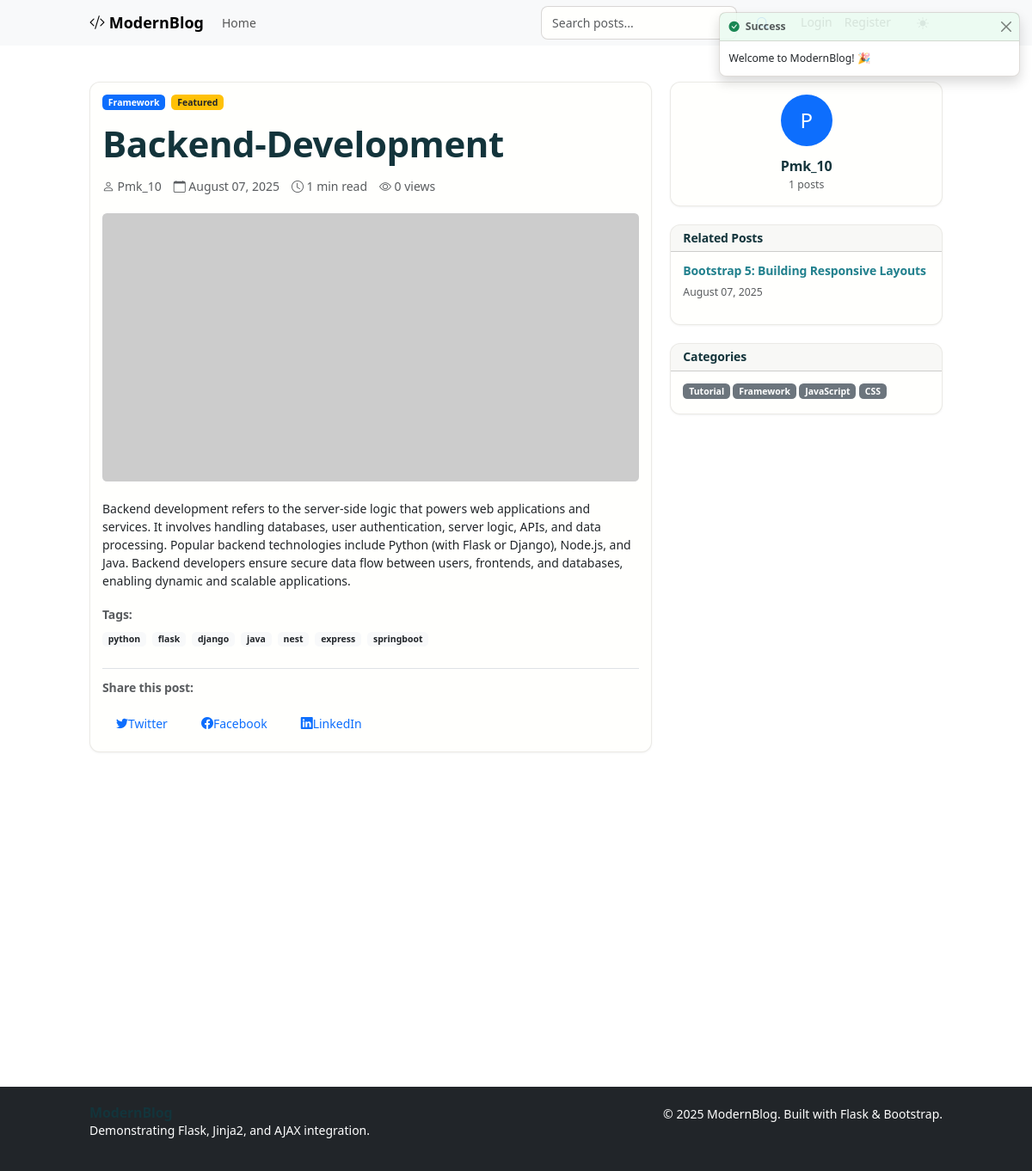
/post/6, run on the app's committed database.
### models.py (models this page shows, shortened)
class Category(db.Model):
    __tablename__ = 'category'
    id = db.Column(db.Integer, primary_key=True)
    name = db.Column(db.String(50), unique=True, nullable=False, index=True)
    description = db.Column(db.Text)
    color = db.Column(db.String(7), default='#007bff')  # Hex color code
    icon = db.Column(db.String(50), default='bi-folder')  # Bootstrap icon class
    slug = db.Column(db.String(60), unique=True, index=True)
    date_created = db.Column(db.DateTime, default=datetime.utcnow, nullable=False)
    posts = db.relationship('BlogPost', backref='category', lazy='dynamic')

class BlogPost(db.Model):
    __tablename__ = 'blog_post'
    id = db.Column(db.Integer, primary_key=True)
    title = db.Column(db.String(200), nullable=False, index=True)
    content = db.Column(db.Text, nullable=False)
    excerpt = db.Column(db.String(500))
    slug = db.Column(db.String(250), unique=True, index=True)
    meta_description = db.Column(db.String(160))
    featured_image = db.Column(db.String(200))
    published = db.Column(db.Boolean, default=True, nullable=False)
    featured = db.Column(db.Boolean, default=False, nullable=False)
    allow_comments = db.Column(db.Boolean, default=True, nullable=False)
    read_time = db.Column(db.String(20), default='5 min read')
    view_count = db.Column(db.Integer, default=0, nullable=False)
    date_created = db.Column(db.DateTime, default=datetime.utcnow, nullable=False, index=True)
    date_modified = db.Column(db.DateTime, default=datetime.utcnow, onupdate=datetime.utcnow)
    date_published = db.Column(db.DateTime)
    author_id = db.Column(db.Integer, db.ForeignKey('user.id'), nullable=False)
    category_id = db.Column(db.Integer, db.ForeignKey('category.id'), nullable=False)
    tags = db.relationship('Tag', secondary=post_tags, lazy='subquery',
                          backref=db.backref('posts', lazy=True))
    comments = db.relationship('Comment', backref='post', lazy='dynamic',
                              cascade='all, delete-orphan')
    @property
    def comment_count(self):
        return self.comments.filter_by(approved=True).count()

class User(UserMixin, db.Model):
    __tablename__ = 'user'
    id = db.Column(db.Integer, primary_key=True)
    username = db.Column(db.String(80), unique=True, nullable=False, index=True)
    email = db.Column(db.String(120), unique=True, nullable=False, index=True)
    password_hash = db.Column(db.String(255), nullable=False)
    first_name = db.Column(db.String(50))
    last_name = db.Column(db.String(50))
    bio = db.Column(db.Text)
    avatar_url = db.Column(db.String(200))
    is_active = db.Column(db.Boolean, default=True, nullable=False)
    is_admin = db.Column(db.Boolean, default=False, nullable=False)
    email_confirmed = db.Column(db.Boolean, default=False, nullable=False)
    date_created = db.Column(db.DateTime, default=datetime.utcnow, nullable=False)
    last_seen = db.Column(db.DateTime, default=datetime.utcnow)
    posts = db.relationship('BlogPost', backref='author', lazy='dynamic', cascade='all, delete-orphan')
    comments = db.relationship('Comment', backref='author', lazy='dynamic', cascade='all, delete-orphan')
    @property
    def full_name(self):
        if self.first_name and self.last_name:
            return f"{self.first_name} {self.last_name}"
        return self.username
    @property
    def post_count(self):
        return self.posts.count()

class Tag(db.Model):
    __tablename__ = 'tag'
    id = db.Column(db.Integer, primary_key=True)
    name = db.Column(db.String(30), unique=True, nullable=False, index=True)
    description = db.Column(db.String(200))
    color = db.Column(db.String(7), default='#6c757d')  # Hex color code
    date_created = db.Column(db.DateTime, default=datetime.utcnow, nullable=False)

### app.py (the view)
@app.route('/post/<int:post_id>')
def post_detail(post_id):
    from models import BlogPost
    post = BlogPost.query.get_or_404(post_id)
    related_posts = BlogPost.query.filter(
        BlogPost.category_id == post.category_id,
        BlogPost.id != post_id
    ).limit(3).all()
    comments = post.comments.filter_by(approved=True).order_by('date_created').all()
    return render_template('blog/post_detail.html',
                         post=post,
                         related_posts=related_posts,
                         comments=comments,
                         title=post.title)

### templates/blog/post_detail.html (shortened to what this page needs)
{% extends "base.html" %}
{% block content %}
<div class="container my-5">
    <div class="row">
        <div class="col-lg-8">
            <article class="card">
                <div class="card-body">
                    <div class="mb-4">
                        <div class="d-flex align-items-center mb-3">
                            <span class="badge bg-primary me-2">{{ post.category.name }}</span>
                            {% if post.featured %}
                                <span class="badge bg-warning text-dark">Featured</span>
                            {% endif %}
                        </div>
                        <h1 class="display-5 fw-bold mb-3">{{ post.title }}</h1>
                        <div class="d-flex align-items-center text-muted">
                            <i class="bi bi-person me-1"></i>
                            <span class="me-3">{{ post.author.username }}</span>
                            <i class="bi bi-calendar me-1"></i>
                            <span class="me-3">{{ post.date_created.strftime('%B %d, %Y') }}</span>
                            <i class="bi bi-clock me-1"></i>
                            <span class="me-3">{{ post.read_time }}</span>
                            <i class="bi bi-eye me-1"></i>
                            <span>{{ post.view_count }} views</span>
                        </div>
                    </div>
                    {% if post.featured_image %}
                        <img src="{{ url_for('static', filename=post.featured_image) }}"
                             class="img-fluid rounded mb-4" alt="{{ post.title }}">
                    {% else %}
                        <img src="https://via.placeholder.com/800x400/007bff/ffffff?text={{ post.category.name }}+Post"
                             class="img-fluid rounded mb-4" alt="{{ post.title }}">
                    {% endif %}
                    <div class="post-content mb-4">
                        {{ post.content|safe }}
                    </div>
                    <div class="mb-4">
                        <h6 class="text-muted mb-2">Tags:</h6>
                        {% for tag in post.tags %}
                            <span class="badge bg-light text-dark me-1 mb-1">{{ tag.name }}</span>
                        {% endfor %}
                    </div>
                    <div class="border-top pt-3">
                        <h6 class="text-muted mb-3">Share this post:</h6>
                        <div class="d-flex">
                            <a href="#" class="btn btn-outline-primary btn-sm me-2" onclick="sharePost('twitter')">
                                <i class="bi bi-twitter"></i> Twitter
                            </a>
                            <a href="#" class="btn btn-outline-primary btn-sm me-2" onclick="sharePost('facebook')">
                                <i class="bi bi-facebook"></i> Facebook
                            </a>
                            <a href="#" class="btn btn-outline-primary btn-sm" onclick="sharePost('linkedin')">
                                <i class="bi bi-linkedin"></i> LinkedIn
                            </a>
                        </div>
                    </div>
                </div>
            </article>
        </div>
        <div class="col-lg-4">
            <div class="card mb-4">
                <div class="card-body text-center">
                    <div class="bg-primary text-white rounded-circle d-inline-flex align-items-center justify-content-center mb-3"
                         style="width: 60px; height: 60px; font-size: 24px;">
                        {{ post.author.username[0]|upper }}
                    </div>
                    <h5>{{ post.author.full_name or post.author.username }}</h5>
                    <small class="text-muted">{{ post.author.post_count }} posts</small>
                </div>
            </div>
            {% if related_posts %}
                <div class="card mb-4">
                    <div class="card-header">
                        <h6 class="mb-0">Related Posts</h6>
                    </div>
                    <div class="card-body">
                        {% for related_post in related_posts %}
                            <div class="mb-3 {% if not loop.last %}border-bottom pb-3{% endif %}">
                                <h6 class="mb-1">
                                    <a href="{{ url_for('post_detail', post_id=related_post.id) }}"
                                       class="text-decoration-none">
                                        {{ related_post.title }}
                                    </a>
                                </h6>
                                <small class="text-muted">{{ related_post.date_created.strftime('%B %d, %Y') }}</small>
                            </div>
                        {% endfor %}
                    </div>
                </div>
            {% endif %}
            <div class="card">
                <div class="card-header">
                    <h6 class="mb-0">Categories</h6>
                </div>
                <div class="card-body">
                    <div class="d-flex flex-wrap">
                        <a href="#" class="badge bg-secondary text-decoration-none me-1 mb-1">Tutorial</a>
                        <a href="#" class="badge bg-secondary text-decoration-none me-1 mb-1">Framework</a>
                        <a href="#" class="badge bg-secondary text-decoration-none me-1 mb-1">JavaScript</a>
                        <a href="#" class="badge bg-secondary text-decoration-none me-1 mb-1">CSS</a>
                    </div>
                </div>
            </div>
        </div>
    </div>
</div>
{% endblock %}

### data on the page
Category: category.name "Framework"
BlogPost: title "Backend-Development", date_created "August 07, 2025", read_time "1 min read", view_count "0", content "Backend development refers to the server-side logic that powers web applications and services. It involves handling databases, user authentication, server logic, APIs, and data processing. Popular backend technologies include Python (with Flask or Django), Node.js, and Java. Backend developers ensure secure data flow between users, frontends, and databases, enabling dynamic and scalable applications."
User: author.username "Pmk_10", author "P", author "Pmk_10"
Tag: name "python"
Tag: name "flask"
Tag: name "django"
Tag: name "java"
Tag: name "nest"
Tag: name "express"
Tag: name "springboot"
BlogPost: title "Bootstrap 5: Building Responsive Layouts", date_created "August 07, 2025"

### other printed values
{{ post.author.post_count }} "1"
